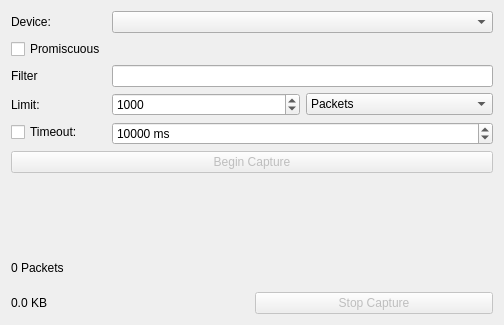
<?xml version="1.0" encoding="UTF-8"?>
<ui version="4.0">
 <class>CaptureDialog</class>
 <widget class="QDialog" name="CaptureDialog">
  <property name="geometry">
   <rect>
    <x>0</x>
    <y>0</y>
    <width>504</width>
    <height>325</height>
   </rect>
  </property>
  <property name="windowTitle">
   <string>Dialog</string>
  </property>
  <layout class="QVBoxLayout" name="verticalLayout">
   <item>
    <layout class="QFormLayout" name="configLayout">
     <item row="0" column="0">
      <widget class="QLabel" name="label">
       <property name="text">
        <string>Device:</string>
       </property>
       <property name="buddy">
        <cstring>cb_device</cstring>
       </property>
      </widget>
     </item>
     <item row="0" column="1">
      <widget class="QComboBox" name="cb_device"/>
     </item>
     <item row="3" column="0">
      <widget class="QLabel" name="label_2">
       <property name="text">
        <string>Limit:</string>
       </property>
      </widget>
     </item>
     <item row="3" column="1">
      <layout class="QHBoxLayout" name="horizontalLayout">
       <item>
        <widget class="QSpinBox" name="sb_limit">
         <property name="minimum">
          <number>1</number>
         </property>
         <property name="maximum">
          <number>100000000</number>
         </property>
         <property name="value">
          <number>1000</number>
         </property>
        </widget>
       </item>
       <item>
        <widget class="QComboBox" name="cb_limitType">
         <item>
          <property name="text">
           <string>Packets</string>
          </property>
         </item>
         <item>
          <property name="text">
           <string>KB</string>
          </property>
         </item>
        </widget>
       </item>
      </layout>
     </item>
     <item row="4" column="0">
      <widget class="QCheckBox" name="ck_timeout">
       <property name="text">
        <string>Timeout:</string>
       </property>
      </widget>
     </item>
     <item row="4" column="1">
      <widget class="QSpinBox" name="sb_timeout">
       <property name="suffix">
        <string> ms</string>
       </property>
       <property name="minimum">
        <number>1</number>
       </property>
       <property name="maximum">
        <number>10000000</number>
       </property>
       <property name="value">
        <number>10000</number>
       </property>
      </widget>
     </item>
     <item row="2" column="0">
      <widget class="QLabel" name="label_3">
       <property name="text">
        <string>Filter</string>
       </property>
      </widget>
     </item>
     <item row="2" column="1">
      <widget class="QLineEdit" name="le_filter"/>
     </item>
     <item row="1" column="0">
      <widget class="QCheckBox" name="ck_promiscuous">
       <property name="text">
        <string>Promiscuous</string>
       </property>
      </widget>
     </item>
    </layout>
   </item>
   <item>
    <widget class="QPushButton" name="pb_beginCapture">
     <property name="enabled">
      <bool>false</bool>
     </property>
     <property name="text">
      <string>Begin Capture</string>
     </property>
    </widget>
   </item>
   <item>
    <layout class="QGridLayout" name="gridLayout">
     <item row="1" column="0">
      <widget class="QLabel" name="lb_packets">
       <property name="text">
        <string>0 Packets</string>
       </property>
      </widget>
     </item>
     <item row="2" column="0">
      <widget class="QLabel" name="lb_kilobytes">
       <property name="text">
        <string>0.0 KB</string>
       </property>
      </widget>
     </item>
     <item row="2" column="1">
      <widget class="QPushButton" name="pb_stopCapture">
       <property name="enabled">
        <bool>false</bool>
       </property>
       <property name="text">
        <string>Stop Capture</string>
       </property>
      </widget>
     </item>
     <item row="0" column="0">
      <spacer name="verticalSpacer">
       <property name="orientation">
        <enum>Qt::Vertical</enum>
       </property>
       <property name="sizeHint" stdset="0">
        <size>
         <width>20</width>
         <height>40</height>
        </size>
       </property>
      </spacer>
     </item>
     <item row="1" column="1">
      <widget class="QWidget" name="widget" native="true">
       <property name="minimumSize">
        <size>
         <width>0</width>
         <height>36</height>
        </size>
       </property>
      </widget>
     </item>
    </layout>
   </item>
  </layout>
 </widget>
 <tabstops>
  <tabstop>cb_device</tabstop>
  <tabstop>pb_beginCapture</tabstop>
  <tabstop>pb_stopCapture</tabstop>
 </tabstops>
 <resources/>
 <connections/>
</ui>
